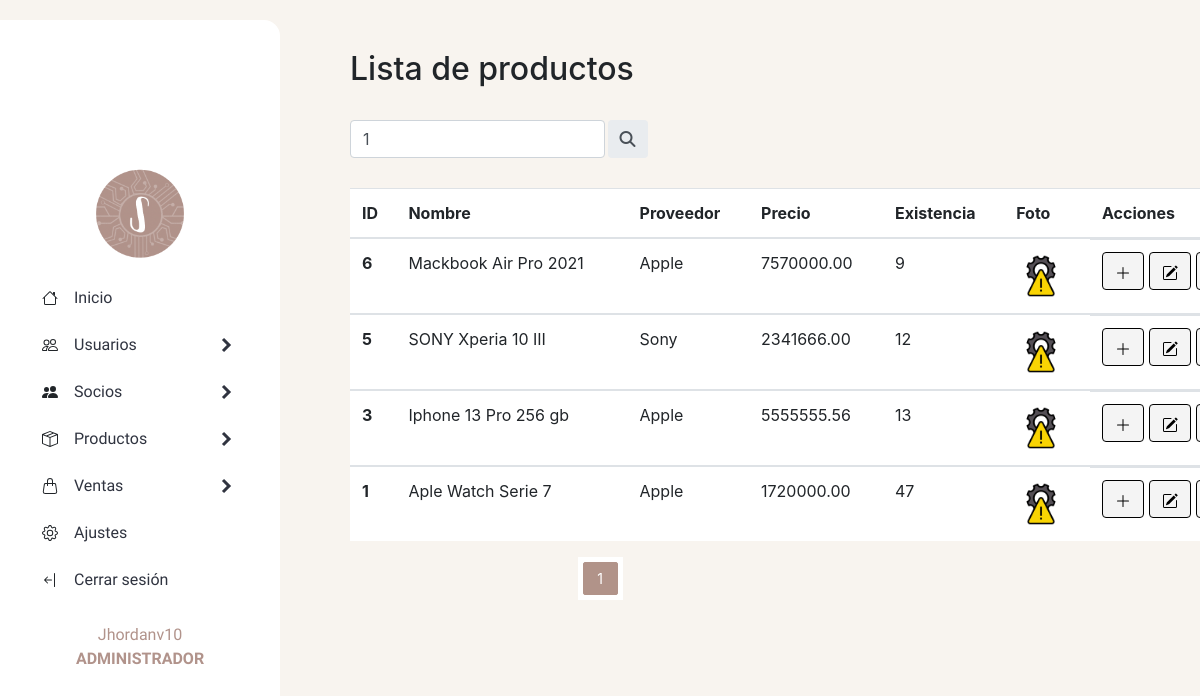
The page /sistema/productos/buscadorproductos.php?busqueda=1 (signed in) on the database as committed earlier.
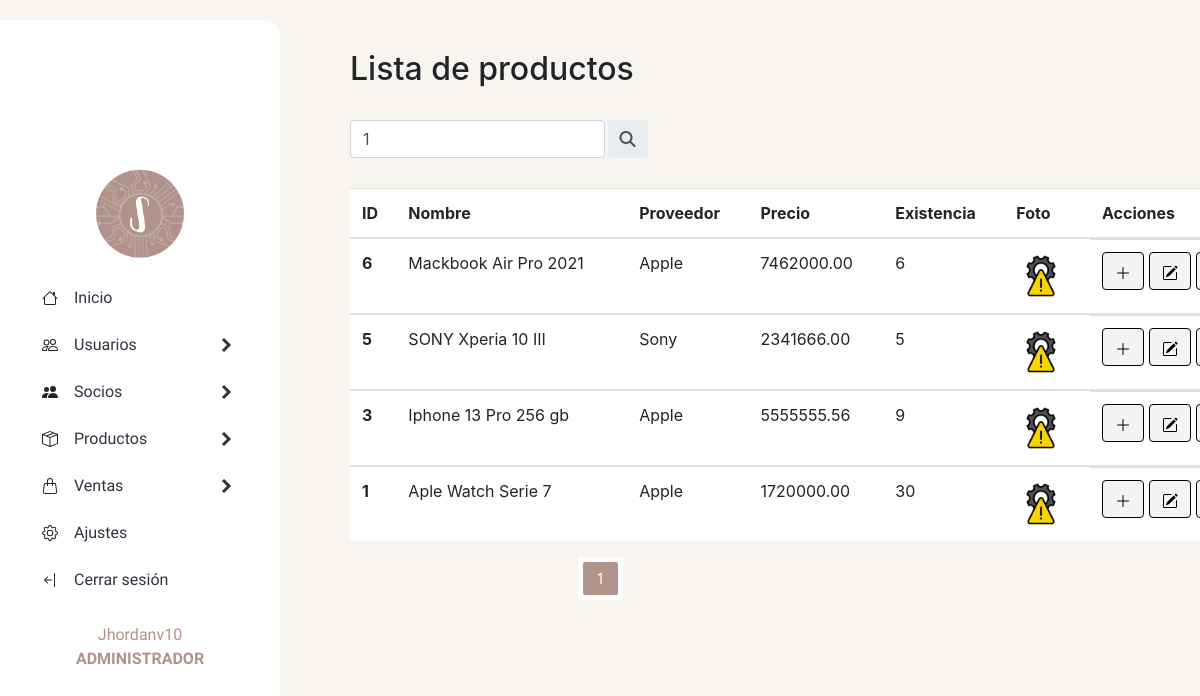
The same page on the database as committed later.
### tables this page shows
CREATE TABLE `producto` (
  `id_producto` int(15) NOT NULL,
  `nombre_producto` varchar(30) NOT NULL,
  `id_categoria` int(15) NOT NULL,
  `precio` decimal(10,2) NOT NULL,
  `existencia` int(15) NOT NULL,
  `date_add` datetime NOT NULL DEFAULT current_timestamp(),
  `id_usuario` int(15) NOT NULL,
  `id_proveedor` int(15) NOT NULL,
  `foto` text NOT NULL,
  `estado` int(11) NOT NULL DEFAULT 1
);

CREATE TABLE `proveedor` (
  `id_proveedor` int(15) NOT NULL,
  `nombre_proveedor` varchar(30) NOT NULL,
  `direccion` varchar(30) NOT NULL,
  `telefono` varchar(15) NOT NULL,
  `estado` int(11) NOT NULL DEFAULT 1
);

### sistema/generales/headerapp.php (called while the page is built, shortened)
<?php
if ($_SESSION['id_rol'] == 1) {
    $tipo_rol = 'Administrador';
} else {
    $tipo_rol = 'Empleado';
}
?>
<?php include '../generales/scriptsapp.php' ?>

### sistema/productos/buscadorproductos.php (the view, shortened to what the changed rows need)
<!DOCTYPE html>
<html lang="en">
<head>
</head>
<body>
        <?php include '../generales/headerapp.php' ?>
    <section>
        <div>
            <h2 class="tittle-list">Lista de productos</h2> <br>
        </div>
        <?php
        $busqueda = strtolower($_REQUEST['busqueda']);
        ?>
        <div class="table-productos">
            <table class="table">
                <thead>
                    <tr>
                        <th>ID</th>
                        <th>Nombre</th>
                        <th>Proveedor</th>
                        <th>Precio</th>
                        <th>Existencia</th>
                        <th>Foto</th>
                        <?php
                        if ($tipo_rol == 'Administrador') {
                        ?>
                            <th width="80px">Acciones</th>
                        <?php } ?>
                    </tr>
                </thead>
                <?php
                $por_pagina = 4;
                if (empty($_GET['pagina'])) {
                    $pagina = 1;
                } else {
                    $pagina = $_GET['pagina'];
                }
                $desde = ($pagina - 1) * $por_pagina;
                $query = mysqli_query($conn, "SELECT p.id_producto, p.nombre_producto, p.precio, p.existencia,
                pr.nombre_proveedor, p.foto
                FROM producto p INNER JOIN proveedor pr ON p.id_proveedor = pr.id_proveedor
                WHERE
                (p.id_producto LIKE '%$busqueda%' OR
                p.nombre_producto LIKE '%$busqueda%')
                AND
                p.estado = 1 ORDER BY
                p.id_producto DESC LIMIT $desde, $por_pagina");
                $result = mysqli_num_rows($query);
                if ($result > 0) {
                    while ($data = mysqli_fetch_array($query)) {
                        if ($data['foto'] != 'img_producto.png') {
                            $foto = 'img_productos/uploads/' . $data['foto'];
                        } else {
                            $foto = 'img_productos/default/' . $data['foto'];
                        }
                ?>
                        <tbody class="row<?php echo $data["id_producto"] ?>">
                            <tr>
                                <th scope="row"><?php echo $data["id_producto"] ?> </th>
                                <td> <?php echo $data["nombre_producto"] ?> </td>
                                <td> <?php echo $data["nombre_proveedor"] ?> </td>
                                <td class="celPrecio"><?php echo $data["precio"] ?> </td>
                                <td class="celExistencia"> <?php echo $data["existencia"] ?> </td>
                                <td> <img src=" <?php echo $foto; ?> " alt=" <?php echo $data["nombre_producto"] ?> " width="50px" height="50px"> </td>
                                <?php
                                if ($tipo_rol == 'Administrador') {
                                ?>
                                    <td class="actions">
                                        <a class="agg_exist" product="<?php echo $data["id_producto"] ?>" href="#">
                                            <button type="button" id="button-agregar" class="btn btn-success">
                                                <svg xmlns="http://www.w3.org/2000/svg" width="16" height="16" fill="currentColor" class="bi bi-plus-lg" viewBox="0 0 16 16">
                                                    <path fill-rule="evenodd" d="M8 2a.5.5 0 0 1 .5.5v5h5a.5.5 0 0 1 0 1h-5v5a.5.5 0 0 1-1 0v-5h-5a.5.5 0 0 1 0-1h5v-5A.5.5 0 0 1 8 2Z" />
                                                </svg>
                                            </button>
                                        </a>
                                        <a href="editarproducto.php?id=<?php echo $data["id_producto"] ?>">
                                            <button type="button" id="button-editar" class="btn btn-warning">
                                            </button>
                                        </a>
                                        <a href="eliminarproducto.php?id=<?php echo $data["id_producto"] ?>">
                                            <button type="button" id="button-eliminar" class="btn btn-danger">
                                            </button>
                                        </a>
                                    </td>
                                <?php }   ?>
                            <?php
                        } ?>
                            </tr>
                        <?php
                    }
                        ?>
                        </tbody>
            </table>
        </div>
    </section>
</body>
</html>

Rows that differ between the two databases and show on the page:
changed producto "Mackbook Air Pro 2021": precio "7570000.00" → "7462000.00"; existencia "9" → "6"
changed producto "SONY Xperia 10 III": existencia "12" → "5"
changed producto "Iphone 13 Pro 256 gb": existencia "13" → "9"
changed producto "Aple Watch Serie 7": existencia "47" → "30"
